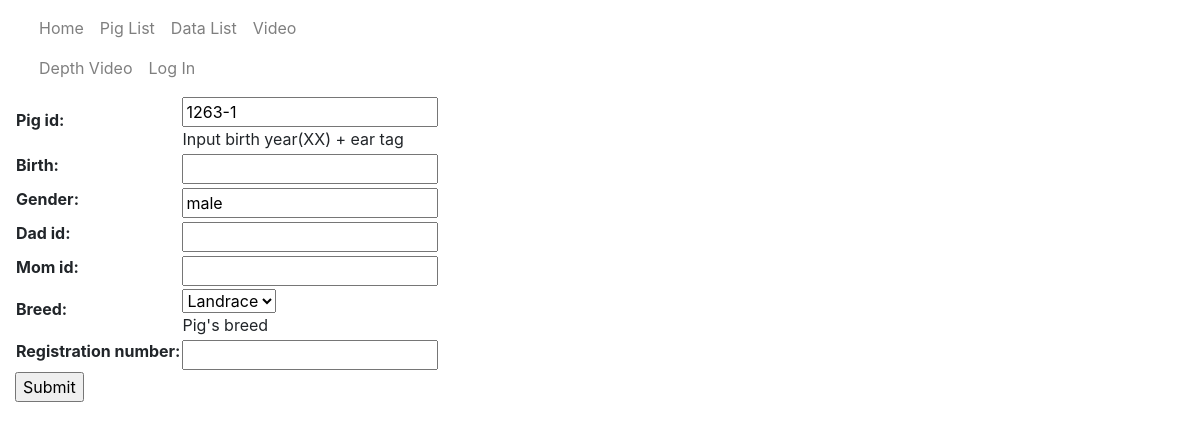
The page /catalog/pig/1263-1/update/ on the database its author committed.
### catalog/models.py (models this page shows, shortened)
class Pig(models.Model):
    pig_id = models.CharField(max_length=20,primary_key=True, help_text='Input birth year(XX) + ear tag')
    birth = models.DateField(null=True, blank=True)
    gender = models.CharField(max_length=100,null=True, blank=True)
    dad_id = models.CharField(max_length=100,null=True, blank=True)
    mom_id = models.CharField(max_length=100,null=True, blank=True)
    breed_choice = [
        ('L', 'Landrace'),
        ('Y', 'Yorkshire'),
        ('D', 'Duroc'),
    ]
    breed = models.CharField(max_length=10, choices = breed_choice, help_text='Pig\'s breed')
    registration_number = models.CharField(max_length=6, null = True, blank=True)

### catalog/views.py (the view)
# urls.py: path('pig/<str:pk>/update/', views.PigUpdate.as_view(), name='pig-update'),
class PigUpdate(Update_with_historyView):
    model = Pig
    history_model = Pig_history
    fields = ['pig_id','birth','gender','dad_id', 'mom_id', 'breed', 'registration_number']

### catalog/templates/catalog/pig_form.html (shortened to what this page needs)
{% extends "base_generic.html" %}
{% block content %}
<form action="" method="post">
    <table>
    {{ form.as_table }}
    </table>
    <input type="submit" value="Submit" />
</form>
{% endblock %}

### rows shown on the page
Pig: pig_id "1263-1", gender "male", breed "Landrace"
